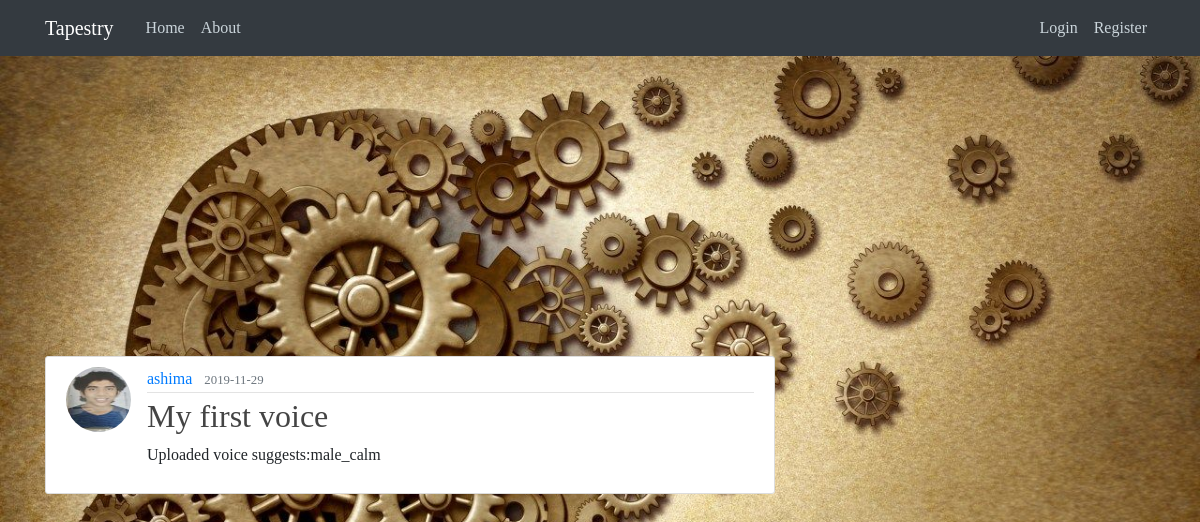
/post/1, run on the app's committed database.
### flaskblog/models.py (models this page shows, shortened)
class User(db.Model,UserMixin):
    id = db.Column(db.Integer, primary_key=True)
    username = db.Column(db.String(20), unique=True, nullable=False)
    email = db.Column(db.String(120), unique=True, nullable=False)
    image_file = db.Column(db.String(20), nullable=False, default='default.jpg')
    password = db.Column(db.String(60), nullable=False)
    posts = db.relationship('Post', backref='author', lazy=True)

class Post(db.Model):
    id = db.Column(db.Integer, primary_key=True)
    title = db.Column(db.String(100), nullable=False)
    date_posted = db.Column(db.DateTime, nullable=False, default=datetime.utcnow)
    content = db.Column(db.Text, nullable=False)
    voice=db.Column(db.String(50),nullable=False,default='default.wav')
    user_id = db.Column(db.Integer, db.ForeignKey('user.id'), nullable=False)

### flaskblog/routes.py (the view)
@app.route("/post/<int:post_id>")
def post(post_id):
    post = Post.query.get_or_404(post_id)
    return render_template('post.html', title=post.title, post=post)

### flaskblog/templates/post.html (shortened to what this page needs)
{% extends "layout.html" %}
{% block content %}
  <article class="media content-section">
    <img class="rounded-circle article-img" src="{{ url_for('static', filename='profile_pics/' + post.author.image_file) }}">
    <div class="media-body">
      <div class="article-metadata">
        <a class="mr-2" href="#">{{ post.author.username }}</a>
        <small class="text-muted">{{ post.date_posted.strftime('%Y-%m-%d') }}</small>
      </div>
      <h2 class="article-title">{{ post.title }}</h2>
      <p class="article-content">{{ post.content }}</p>
    </div>
  </article>
{% endblock content %}

### flaskblog/static/aayo.css (style rules this page uses)
body { background:#ffffff margin-top: 5rem; }
h1, h2, h3, h4, h5, h6 { color: #444444; }
.content-section { background: #ffffff; padding: 10px 20px; border: 1px solid #dddddd; border-radius: 3px; margin-bottom: 20px; }
.article-title { color: #444444; }
.article-content { white-space: pre-line; }
.article-img { height: 65px; width: 65px; margin-right: 16px; }
.article-metadata { padding-bottom: 1px; margin-bottom: 4px; border-bottom: 1px solid #e3e3e3 }
body { font-family: tahoma; height: 100vh; background-image: url("second.jpg"); background-size: cover; background-position: center; display: flex; align-items: center; }

### flaskblog/templates/layout.html (style rules this page uses)
body { padding-top: 70px; }

### data on the page
User: image_file (picture), author.username "ashima"
Post: date_posted "2019-11-29", title "My first voice", content "Uploaded voice suggests:male_calm"
